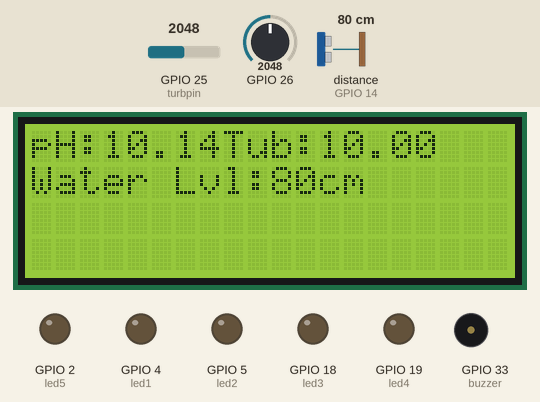
This sketch was run on a simulated ESP32. On the bench: 20×4 character LCD, output pins drawn as LEDs (lit = HIGH), buzzer (waves = sounding, pin HIGH). Wiring (inferred from the names in the program): ultrasonic range finder: trigger GPIO 27; echo GPIO 14. The inputs (shaded band) are chosen by the test bench; at power-on: distance to the obstacle (sensor on GPIO 14) 80 cm, GPIO 25 (turbpin) = 2048, GPIO 26 = 2048. The echo pulse lasts 58.3 µs per cm; WiFi joins after 1.5 s; servers stay silent unless stated; pins used as bus, display or sensor lines are not drawn; what the sketch prints to the serial monitor is not drawn.

Above: at 9.8 s.
9.9 s: distance to the obstacle (sensor on GPIO 14) set to 2 cm
At 11.5 s:
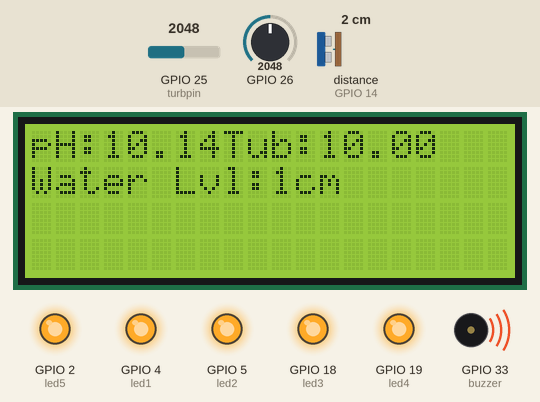
12.6 s: distance to the obstacle (sensor on GPIO 14) set to 18 cm
At 14.3 s:
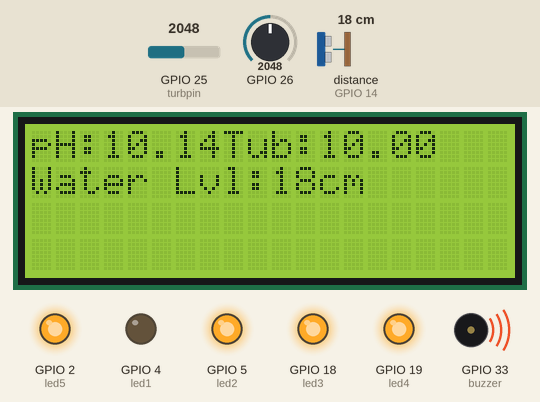
14.6 s: distance to the obstacle (sensor on GPIO 14) set to 35 cm
At 15.9 s:
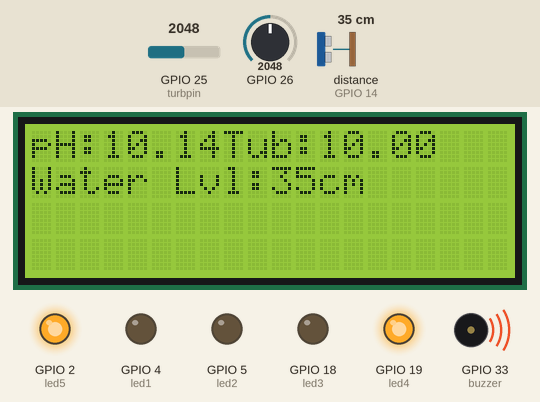
16.5 s: distance to the obstacle (sensor on GPIO 14) set to 60 cm
At 17.6 s:
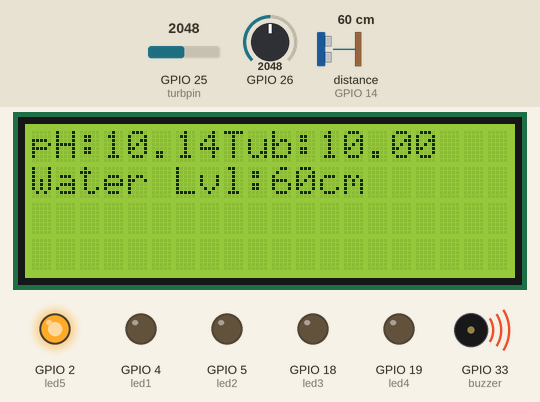
18.5 s: GPIO 25 (turbpin) set to 2866
At 22.0 s:
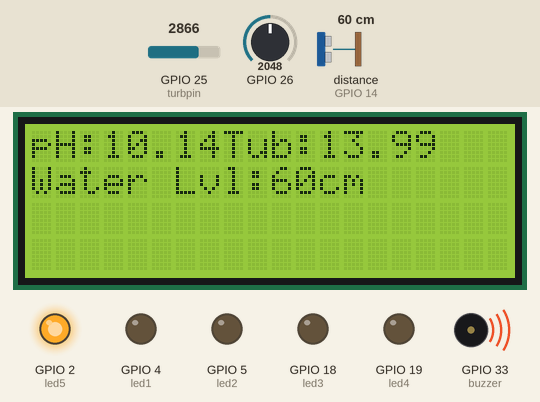
22.3 s: GPIO 26 set to 2866
At 25.5 s:
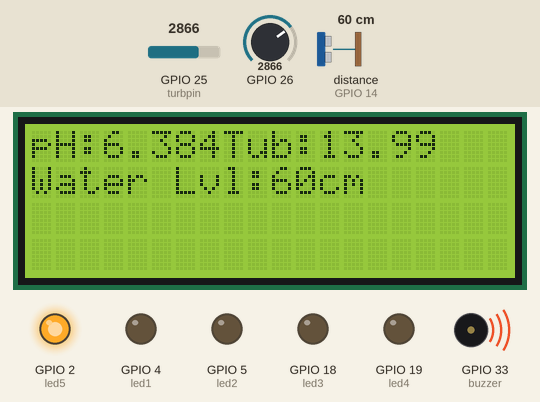
Timing chart, 0 to 27.0 s (numbered marks = the images above; inputs shaded):
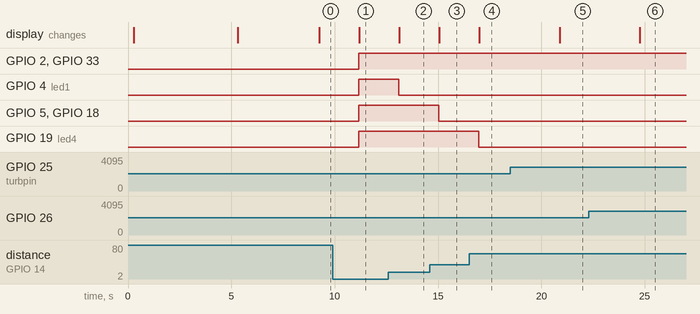

The sketch:

ph_meter_test.ino
```cpp
#include <Wire.h>

#include <WebServer.h>
#include <OneWire.h>

#include <LiquidCrystal_I2C.h>


//ph_sensor_variables
float calibration_value = 20.24 - 0.7; //21.34 - 0.7
int phval = 0;
unsigned long int avgval;
int buffer_arr[10],temp;
float ph_act;


//tubidity_sensor_variables
const int turbpin = 25;
int buf[10];
float voltage;
float turbidity =voltage;


//webserver units
#define REPORTING_PERIOD_MS    100
uint32_t lastReportTime = 0;
uint32_t tsLastReport = 0;
const char* ssid = "Oghenemaega’s iPhone";  // Enter SSID here
const char* password = "maega242";  //Enter Password here
WebServer server(80);


//lcd_sensor_variables
int lcdColumns = 20;
int lcdRows = 4;
LiquidCrystal_I2C lcd(0x3F, lcdColumns, lcdRows);


//ultrasonic_sensor_variables
#define trigpin 27
#define echopin 14
int duration, distance;


//Led_variables
int led1 = 4;
int led2 = 5;
int led3 = 18;
int led4 = 19;
int led5 = 2;
int buzzer =33;


//water_sensor_states

String  ph_state = "pH is OKay!";
String turb_state = "clear Water!";
String water_level = "Tank not filled!";


void setup(){


//  pinMode(pH, INPUT);
  pinMode(turbpin, INPUT);
  Serial.begin(115200);


  //for water level monitor
  pinMode(trigpin, OUTPUT);
  pinMode(echopin, INPUT);
  pinMode(led1, OUTPUT);
  pinMode(led2, OUTPUT);
  pinMode(led3, OUTPUT);
  pinMode(led4, OUTPUT);
  pinMode(led5, OUTPUT);
  pinMode(buzzer, OUTPUT);

  digitalWrite(led1, LOW);
  digitalWrite(led2, LOW);
  digitalWrite(led3, LOW);
  digitalWrite(led4, LOW);
  digitalWrite(led5, LOW);
  delay(200);


  //lcd_begin

  lcd.init();
  // turn on LCD backlight
  lcd.backlight();
  // Initialize LCD and print
  lcd.setCursor(1, 0);
  lcd.print(" Water Quality ");
  lcd.setCursor(3, 1);
  lcd.print(" Tester ");
  delay(5000);
  lcd.clear();

  lcd.setCursor(1, 0);
  lcd.print("pH:");
  lcd.setCursor(8, 0);
  lcd.print("Tub:");
  lcd.setCursor(0, 1);
  lcd.print("Water Lvl:");
  lcd.clear();
//  lcd.setCursor(4, 2);
//  lcd.print(" Tester ");


  Serial.println("Connecting to ");
  Serial.println(ssid);

  //connect to your local wi-fi network
  WiFi.begin(ssid, password);

  //check wi-fi is connected to wi-fi network
  while (WiFi.status() != WL_CONNECTED) {
  delay(1000);
  Serial.print(".");
  }
  Serial.println("");
  Serial.println("WiFi connected..!");
  Serial.print("Got IP: ");  Serial.println(WiFi.localIP());

  server.on("/", handle_OnConnect);
  server.onNotFound(handle_NotFound);

  server.begin();
  Serial.println("HTTP server started");


}
void loop(){

  server.handleClient();

    //code for ph sensor

  for(int i=0;i<10;i++)
   {
   buffer_arr[i]=analogRead(26);
   delay(30);
   }
   for(int i=0;i<9;i++)
   {
   for(int j=i+1;j<10;j++)
   {
   if(buffer_arr[i]>buffer_arr[j])
   {
   temp=buffer_arr[i];
   buffer_arr[i]=buffer_arr[j];
   buffer_arr[j]=temp;
   }
   }
   }
   avgval=0;
   for(int i=2;i<8;i++)
   avgval+=buffer_arr[i];
   float volt=(float)avgval*3.3/4096.0/6;
   //Serial.print("Voltage: ");
   //Serial.println(volt);
    ph_act = -5.70 * volt + calibration_value;

   Serial.print("pH Val: ");
   float phv=ph_act-10.00;
   Serial.println(phv);
    if (phv <= 4.00 ) {
       ph_state  = "Water is acidic! ";

   }
    else if (phv >= 10.00 ) {
       ph_state  = "Water is akaline! ";

   }


   delay(1000);


  //code for turbidity sensor
//  int sensorValue = analogRead(turbpin);
//  int turbidity = map(sensorValue, 0,640, 100, 0);
//
//  Serial.println("turbidity:");
//  turbidity*(5.0/1024.0)*3;


  int sensorValue = analogRead(turbpin);// read the input on analog pin A0:
  float value = sensorValue*(5.0/1024.0);
  float turbidity = value;


  Serial.println(turbidity);
  delay(200);


    if (turbidity <= 1.00 ) {
      turb_state = "Cloudy water ";

  }


  Serial.println(turbidity);
  delay(200);


   //for the water level

  digitalWrite(trigpin, HIGH);

  delayMicroseconds(1000);
  digitalWrite(trigpin, LOW);


  duration = pulseIn(echopin,HIGH);

  distance = ( duration / 2) / 29.1;
  Serial.println("cm:");

  Serial.println(distance);
  delay(200);


  if(  (distance > 0) && (distance <= 10)   )
  {
    digitalWrite(led1, HIGH);
    digitalWrite(led2, HIGH);
    digitalWrite(led3, HIGH);
    digitalWrite(led4, HIGH);
    digitalWrite(led5, HIGH);
    digitalWrite(led5, HIGH);
    digitalWrite(buzzer, HIGH);


    water_level = "tank full!";

  } else
  if(  (distance > 10) && (distance <= 20)  )
  {

    digitalWrite(led1, LOW);
    digitalWrite(led2, HIGH);
    digitalWrite(led3, HIGH);
    digitalWrite(led4, HIGH);
    digitalWrite(led5, HIGH);

  } else

  if(  (distance > 20) && (distance <= 30)  )
  {

    digitalWrite(led1, LOW);
    digitalWrite(led2, LOW);
    digitalWrite(led3, HIGH);
    digitalWrite(led4, HIGH);
    digitalWrite(led5, HIGH);
  } else

  if(  (distance > 30) && (distance <= 40)  )
  {

    digitalWrite(led1, LOW);
    digitalWrite(led2, LOW);
    digitalWrite(led3, LOW);
    digitalWrite(led4, HIGH);
    digitalWrite(led5, HIGH);
  } else

  if(  (distance > 50) && (distance <= 60)  )
  {

    digitalWrite(led1, LOW);
    digitalWrite(led2, LOW);
    digitalWrite(led3, LOW);
    digitalWrite(led4, LOW);
    digitalWrite(led5, HIGH);
  } else

  if(  distance > 60 )
  {

    digitalWrite(led1, LOW);
    digitalWrite(led2, LOW);
    digitalWrite(led3, LOW);
    digitalWrite(led4, LOW);
    digitalWrite(led5, LOW);
  }


if (millis() - lastReportTime > REPORTING_PERIOD_MS) {
  //code_for_lcd_display

  lcd.setCursor(0, 0);
  lcd.print("pH:");
  lcd.print(ph_act);

  lcd.setCursor(8, 0);
  lcd.print("Tub:");
  lcd.print(turbidity );

  lcd.setCursor(0, 1);
  lcd.print("Water Lvl:");
  lcd.print(distance);
  lcd.print("cm  ");


        Serial.println("*********************************");
        Serial.println();

       lastReportTime = millis();

}


}

void handle_OnConnect() {

  server.send(200, "text/html", SendHTML( (String)ph_act, (String)turbidity, (String)distance, (String)ph_state, (String)turb_state, (String)water_level ));
}

void handle_NotFound(){
  server.send(404, "text/plain", "Not found");
}
String SendHTML(String  ph_act, String  ph_state, String turbidity, String distance, String turb_state,String  water_level) {
  String html = "<!DOCTYPE html>";
html += "<html>";
html += "<head>";
html += "<title>Water Purity tester</title>";
html += "<meta name='viewport' content='width=device-width, initial-scale=1.0'>";
html += "<link rel='stylesheet' href='https://cdnjs.cloudflare.com/ajax/libs/font-awesome/5.7.2/css/all.min.css'>";
html += "<link rel='stylesheet' type='text/css' href='styles.css'>";
html += "<style>";
html += "body { background-color: #fff; font-family: sans-serif; color: #333333; font: 14px Helvetica, sans-serif box-sizing: border-box;}";
html += "#page { margin: 20px; background-color: #fff;}";
html += ".container { height: inherit; padding-bottom: 20px;}";
html += ".header { padding: 20px;}";
html += ".header h1 { padding-bottom: 0.3em; color: #008080; font-size: 45px; font-weight: bold; font-family: Garmond, 'sans-serif'; text-align: center;}";
html += "h2 { padding-bottom: 0.2em; border-bottom: 1px solid #eee; margin: 2px; text-align: left;}";
html += ".header h3 { font-weight: bold; font-family: Arial, 'sans-serif'; font-size: 17px; color: #b6b6b6; text-align: center;}";
html += ".box-full { padding: 20px; border 1px solid #ddd; border-radius: 1em 1em 1em 1em; box-shadow: 1px 7px 7px 1px rgba(0,0,0,0.4); background: #fff; margin: 20px; width: 300px;}";
html += "@media (max-width: 494px) { #page { width: inherit; margin: 5px auto; } #content { padding: 1px;} .box-full { margin: 8px 8px 12px 8px; padding: 10px; width: inherit;; float: none; } }";
html += "@media (min-width: 494px) and (max-width: 980px) { #page { width: 465px; margin 0 auto; } .box-full { width: 380px; } }";
html += "@media (min-width: 980px) { #page { width: 930px; margin: auto; } }";
html += ".sensor { margin: 12px 0px; font-size: 2.5rem;}";
html += ".sensor-labels { font-size: 1rem; vertical-align: middle; padding-bottom: 15px;}";
html += ".units { font-size: 1.2rem;}";
html += "hr { height: 1px; color: #eee; background-color: #eee; border: none;}";
html += "</style>";

//Ajax Code Start
  html += "<script>\n";
  html += "setInterval(loadDoc,1000);\n";
  html += "function loadDoc() {\n";
  html += "var xhttp = new XMLHttpRequest();\n";
  html += "xhttp.onreadystatechange = function() {\n";
  html += "if (this.readyState == 4 && this.status == 200) {\n";
  html += "document.body.innerHTML =this.responseText}\n";
  html += "};\n";
  html += "xhttp.open(\"GET\", \"/\", true);\n";
  html += "xhttp.send();\n";
  html += "}\n";
  html += "</script>\n";
  //Ajax Code END

html += "</head>";
html += "<body>";
html += "<div id='page'>";
html += "<div class='header'>";
html += "<h2>Water Purity tester by Mjoghenemaega </h2>";
html += "</div>";
html += "<div id='content' align='center'>";
html += "<div class='box-full' align='left'>";
html += "<h2>Water sensor Readings</h2>";
html += "<div class='sensors-container'>";

//For ph level
html += "<div class='sensors'>";
html += "<p class='sensor'>";
html += "<i class='fas fa-thermometer-half' style='color:#0275d8'></i>";
html += "<span class='sensor-labels'>pH level </span>";
html += ph_act;
html += ph_state;
//html += "<sup class='units'>  -- ph_state</sup>";
html += "</p>";
html += "<hr>";
html += "</div>";

//For turbidity
html += "<div class='sensors'>";
html += "<p class='sensor'>";
html += "<i class='fas fa-tint' style='color:#5bc0de'></i>";
html += "<span class='sensor-labels'> Water Turbidity </span>";
html += turbidity;
html += turb_state;
//html += "<sup class='units'>%</sup>";
html += "</p>";
html += "<hr>";

//For water level
html += "<p class='sensor'>";
html += "<i class='fas fa-heartbeat' style='color:#cc3300'></i>";
html += "<span class='sensor-labels'> Water Level </span>";
html += distance;
html += "<sup class='units'>cm</sup>";
html += water_level;
html += "</p>";
html += "<hr>";

//For Sp02
//html += "<p class='sensor'>";
//html += "<i class='fas fa-burn' style='color:#f7347a'></i>";
//html += "<span class='sensor-labels'> Sp02 </span>";
//html += (int)SpO2;
//html += "<sup class='units'>%</sup>";
//html += "</p>";
//html += "<hr>";


html += "</div>";
html += "</div>";
html += "</div>";
html += "</div>";
html += "</div>";
html += "</body>";
html += "</html>";
return html;
}
```

Measured:
- after the input at 9.9 s, GPIO 2 (led5), GPIO 4 (led1), GPIO 5 (led2), GPIO 18 (led3), GPIO 19 (led4), GPIO 33 (buzzer): LOW → HIGH after 1.3 s; the display: changes after 1.3 s (image 1)
- after the input at 12.6 s, GPIO 4 (led1): HIGH → LOW after 0.49 s; the display: changes after 0.53 s (image 2)
- after the input at 14.6 s, GPIO 5 (led2), GPIO 18 (led3): HIGH → LOW after 0.43 s; the display: changes after 0.46 s (image 3)
- after the input at 16.5 s, GPIO 19 (led4): HIGH → LOW after 0.47 s; the display: changes after 0.50 s (image 4)
- after the input at 18.5 s, the display: changes after 2.4 s (image 5)
- after the input at 22.3 s, the display: changes after 2.5 s (image 6)
